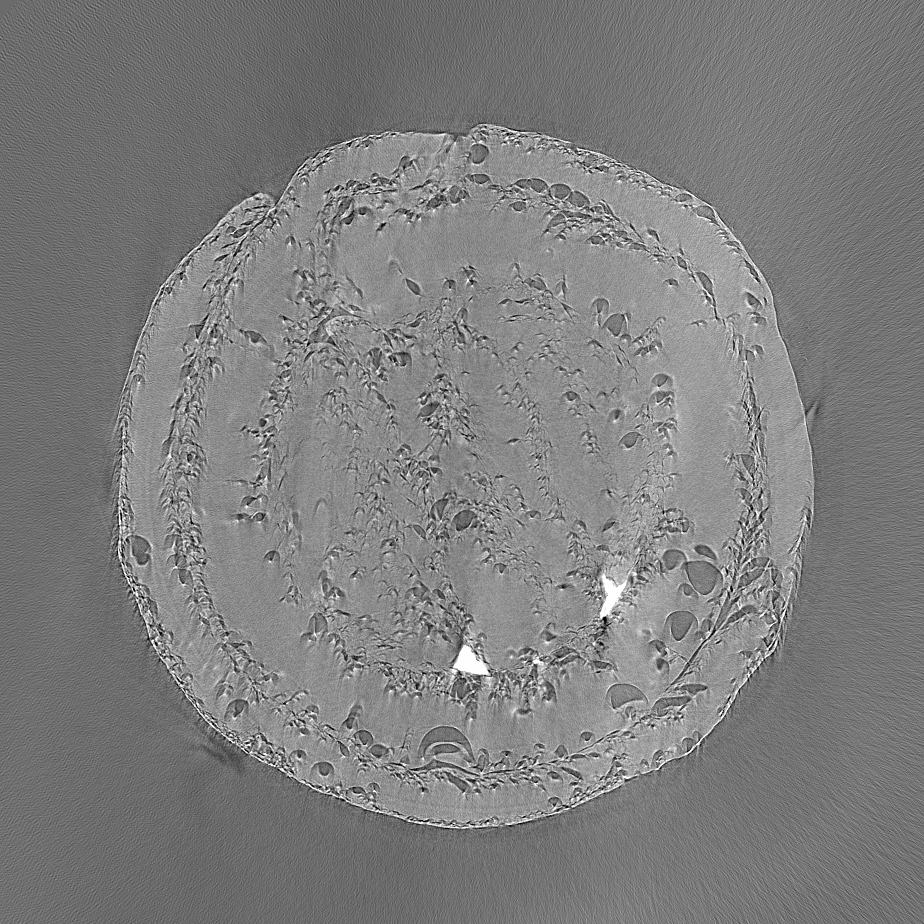
#> input picture 3D_Print_Defect_Detection/dataset/XmCT_sample_S01/PVA-Empty_square_S1__rec0058.bmp, 924 x 924 px
$ python -i preprocess.py   (imports and definitions only)
#> lines starting #> are read from the running program, lines starting #| are printed output that depends on the picture
#> further down, picture is the input picture: shape (924, 924, 3); min 0, max 254, mean 125.5
"""
InSight3D - Preprocessing Module
AI-Based Internal Defect Segmentation in 3D-Printed Electronic Components Using U-Net

Functions for CT slice image preprocessing:
- Resizing (e.g. 256x256)
- Pixel Normalization (0-255 -> 0-1)
- CLAHE (Contrast Limited Adaptive Histogram Equalization)
- Noise Removal (Gaussian Blur, Median Blur)
- Output File Persistence
"""

import os
from typing import Tuple, Optional, Union
import cv2
import numpy as np


def resize_image(
    image: np.ndarray,
    target_size: Tuple[int, int] = (256, 256),
    is_mask: bool = False
) -> np.ndarray:
    """
    Resize image to target dimensions.

    Args:
        image (np.ndarray): Input image or mask array.
        target_size (Tuple[int, int]): Desired (height, width).
        is_mask (bool): If True, uses nearest neighbor interpolation to preserve categorical label values.

    Returns:
        np.ndarray: Resized image.
    """
#> called with target_size = (256, 256), is_mask = False
    interpolation = cv2.INTER_NEAREST if is_mask else cv2.INTER_LINEAR
    # cv2.resize expects (width, height) tuple
    dsize = (target_size[1], target_size[0])
    resized = cv2.resize(image, dsize, interpolation=interpolation)
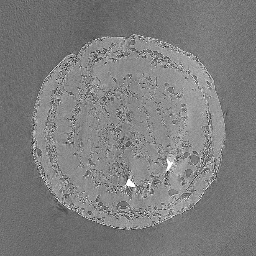
#> resized: shape (256, 256, 3); min 0, max 254, mean 125.3
    return resized


def normalize_image(image: np.ndarray) -> np.ndarray:
    """
    Normalize pixel values from [0, 255] range to [0.0, 1.0].

    Args:
        image (np.ndarray): Input uint8 or float image.

    Returns:
        np.ndarray: Normalized float32 image in range [0.0, 1.0].
    """
    img_float = image.astype(np.float32)
    if img_float.max() > 1.0:
        img_float /= 255.0
    return np.clip(img_float, 0.0, 1.0)


def apply_clahe(
    image: np.ndarray,
    clip_limit: float = 2.0,
    tile_grid_size: Tuple[int, int] = (8, 8)
) -> np.ndarray:
    """
    Apply Contrast Limited Adaptive Histogram Equalization (CLAHE) to enhance internal CT slice contrast.

    Args:
        image (np.ndarray): Grayscale image (uint8 or uint16).
        clip_limit (float): Threshold for contrast limiting.
        tile_grid_size (Tuple[int, int]): Size of grid for histogram equalization.

    Returns:
        np.ndarray: Contrast-enhanced grayscale image (uint8).
    """
#> called with clip_limit = 2, tile_grid_size = (8, 8)
    # Ensure image is in uint8 format for OpenCV CLAHE
    if image.dtype != np.uint8:
        if image.max() <= 1.0:
            img_uint8 = (image * 255.0).astype(np.uint8)
        else:
            img_uint8 = image.astype(np.uint8)
    else:
        img_uint8 = image.copy()

    # Convert to single channel grayscale if multi-channel
    if len(img_uint8.shape) == 3 and img_uint8.shape[2] == 3:
        img_uint8 = cv2.cvtColor(img_uint8, cv2.COLOR_BGR2GRAY)

    clahe = cv2.createCLAHE(clipLimit=clip_limit, tileGridSize=tile_grid_size)
    enhanced = clahe.apply(img_uint8)
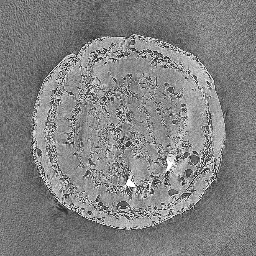
#> enhanced: shape (256, 256); min 1, max 255, mean 129.9
    return enhanced


def remove_noise(
    image: np.ndarray,
    method: Optional[str] = "gaussian",
    kernel_size: int = 3
) -> np.ndarray:
    """
    Apply noise removal techniques (Gaussian Blur or Median Blur).

    Args:
        image (np.ndarray): Input image array.
        method (str, optional): 'gaussian', 'median', or None.
        kernel_size (int): Size of kernel (must be positive odd integer, e.g. 3, 5).

    Returns:
        np.ndarray: Noise-filtered image.
    """
#> called with method = 'gaussian', kernel_size = 3
    if method is None or method.lower() == "none":
        return image.copy()

    # Enforce odd kernel size
    if kernel_size % 2 == 0:
        kernel_size += 1

    method = method.lower()
    if method == "gaussian":
        return cv2.GaussianBlur(image, (kernel_size, kernel_size), 0)
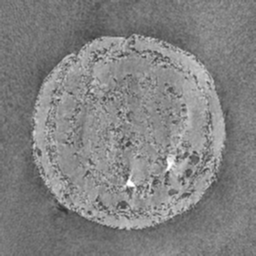
#> returned value: shape (256, 256); min 48, max 255, mean 129.9
    elif method == "median":
        return cv2.medianBlur(image, kernel_size)
    else:
        raise ValueError(f"Unsupported noise removal method: {method}. Choose 'gaussian', 'median', or None.")


def preprocess_pipeline(
    image: np.ndarray,
    target_size: Tuple[int, int] = (256, 256),
    is_mask: bool = False,
    use_clahe: bool = True,
    clahe_clip: float = 2.0,
    noise_reduction: Optional[str] = "gaussian",
    kernel_size: int = 3,
    normalize: bool = True
) -> np.ndarray:
    """
    Complete Preprocessing Pipeline for X-ray CT slice image or mask.

    Processing Steps:
    1. Resizing to target_size (e.g. 256x256).
    2. (If CT Image & Enabled) Contrast enhancement via CLAHE.
    3. (If CT Image & Enabled) Noise reduction via Gaussian/Median blur.
    4. Pixel normalization to [0.0, 1.0].

    Args:
        image (np.ndarray): Raw CT image or segmentation mask.
        target_size (Tuple[int, int]): Desired dimensions (H, W).
        is_mask (bool): True if processing ground truth defect mask.
        use_clahe (bool): Whether to apply CLAHE enhancement.
        clahe_clip (float): CLAHE clip limit.
        noise_reduction (str, optional): 'gaussian', 'median', or None.
        kernel_size (int): Kernel size for noise reduction.
        normalize (bool): Whether to scale values to [0.0, 1.0].

    Returns:
        np.ndarray: Preprocessed image tensor array.
    """
    # TODO: Teammate Dataset Integration - Adjust channel handling if multi-modal or 16-bit CT DICOM inputs are collected.

    # 1. Resize
    processed = resize_image(image, target_size=target_size, is_mask=is_mask)

    if is_mask:
        # For segmentation masks, ensure binary values (0 or 1)
        if processed.max() > 1:
            processed = (processed > 127).astype(np.float32)
        else:
            processed = processed.astype(np.float32)
        if len(processed.shape) == 2:
            processed = np.expand_dims(processed, axis=-1)
        return processed

    # 2. CLAHE (For grayscale CT slice image)
    if use_clahe:
        processed = apply_clahe(processed, clip_limit=clahe_clip)

    # 3. Noise Removal
    if noise_reduction:
        processed = remove_noise(processed, method=noise_reduction, kernel_size=kernel_size)

    # 4. Normalize
    if normalize:
        processed = normalize_image(processed)

    # Ensure single channel or 3-channel layout
    if len(processed.shape) == 2:
        processed = np.expand_dims(processed, axis=-1)

    return processed


# [43 lines left out: function save_processed_pair, not called in this run]


# [15 lines not run here, left out]

>>> import cv2
>>> picture = cv2.imread('../dataset/XmCT_sample_S01/PVA-Empty_square_S1__rec0058.bmp')
>>> result = preprocess_pipeline(picture)

$ run again, on 3D_Print_Defect_Detection/dataset/XmCT_sample_S01/PVA-Empty_square_S1__rec0082.bmp
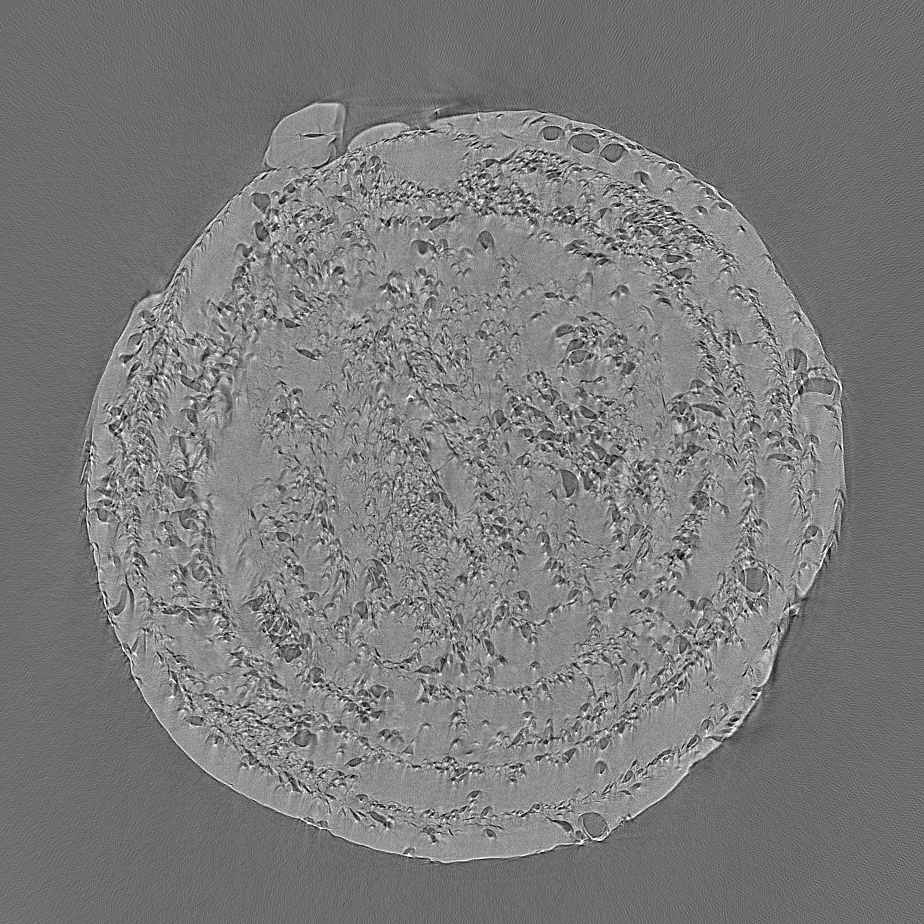
#> input picture 3D_Print_Defect_Detection/dataset/XmCT_sample_S01/PVA-Empty_square_S1__rec0082.bmp, 924 x 924 px
#> picture is the input picture: shape (924, 924, 3); min 0, max 254, mean 123.3
#> in apply_clahe, `enhanced = clahe.apply(img_uint8)`:
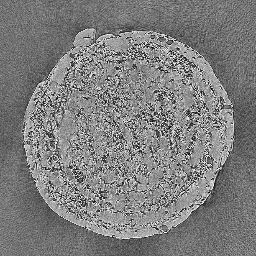
#> enhanced: shape (256, 256); min 1, max 254, mean 126.1
#> in remove_noise, `return cv2.GaussianBlur(image, (kernel_size, kernel_size), 0)`:
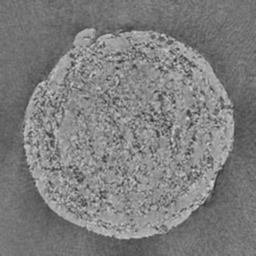
#> returned value: shape (256, 256); min 47, max 215, mean 126.1

$ run again, on 3D_Print_Defect_Detection/dataset/XmCT_sample_S01/PVA-Empty_square_S1__rec0096.bmp
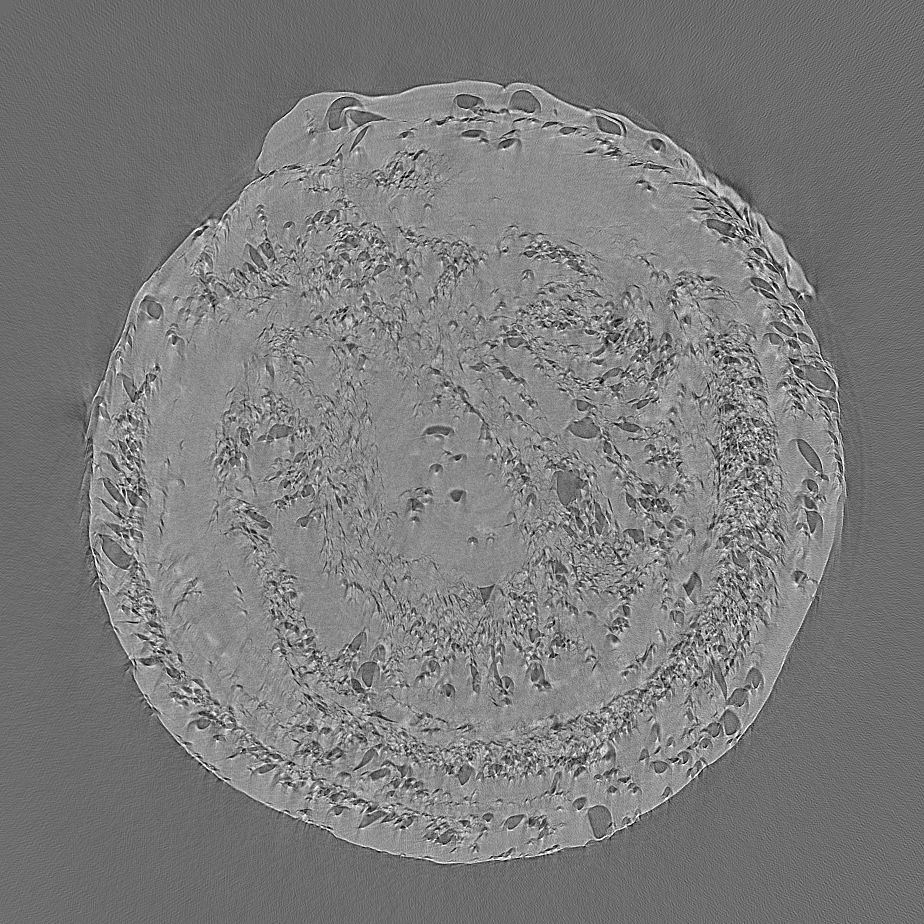
#> input picture 3D_Print_Defect_Detection/dataset/XmCT_sample_S01/PVA-Empty_square_S1__rec0096.bmp, 924 x 924 px
#> picture is the input picture: shape (924, 924, 3); min 0, max 254, mean 123.3
#> in apply_clahe, `enhanced = clahe.apply(img_uint8)`:
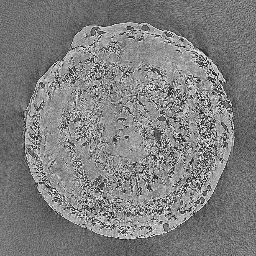
#> enhanced: shape (256, 256); min 1, max 253, mean 126.8
#> in remove_noise, `return cv2.GaussianBlur(image, (kernel_size, kernel_size), 0)`:
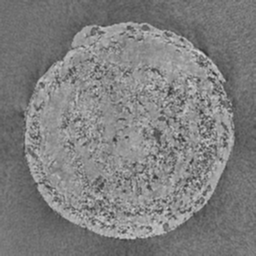
#> returned value: shape (256, 256); min 48, max 215, mean 126.8
